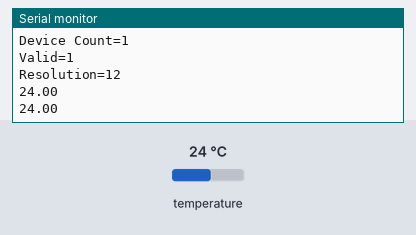
Bench run of a sketch on a simulated Arduino Uno, built with avr-gcc and run on an emulated ATmega328P. On the bench: the last lines printed to the serial monitor. The test bench sets the inputs (shaded band); at power-on: temperature 24 °C.

Above: at 3.3 s.
3.4 s: temperature set to 12 °C
At 4.8 s:
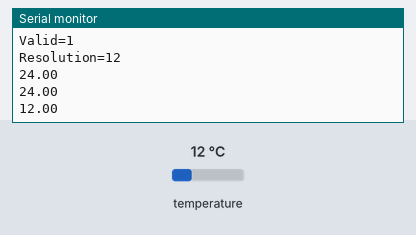
5.9 s: temperature set to 19 °C
At 7.3 s:
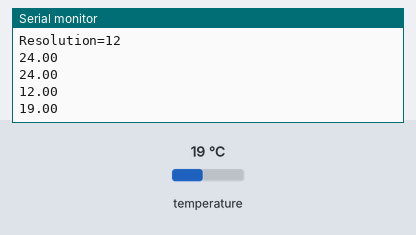
Timing chart, 0 to 8.9 s (numbered marks = the images above; inputs shaded):
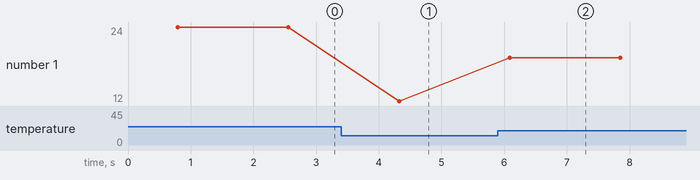

The sketch:

TemperatureSensor.ino
```cpp
#include <OneWire.h>
#include <DallasTemperature.h>

#define ONE_WIRE_BUS 2

OneWire oneWire(ONE_WIRE_BUS);
DallasTemperature sensors(&oneWire);
DeviceAddress thermometer;

void setup(void)
{
  Serial.begin(115200);
  Serial.println("Temperature Sensor");
  sensors.begin();

  Serial.print("Device Count=");
  Serial.println(sensors.getDeviceCount());
  sensors.getAddress(thermometer, 0);

  Serial.print("Valid=");
  Serial.println(sensors.validAddress(thermometer));

  Serial.print("Resolution=");
  Serial.println(sensors.getResolution(thermometer));
}

void loop(void)
{
  sensors.requestTemperatures();
  Serial.println(sensors.getTempCByIndex(0));

  delay(1000);
}
```

Measured:
- after the input at 3.4 s, the serial monitor: prints a new line after 0.92 s (image 1)
- after the input at 5.9 s, the serial monitor: prints a new line after 0.19 s (image 2)
- plotted number 1: 24 → 12 after the input at 3.4 s, 12 → 19 after the input at 5.9 s
